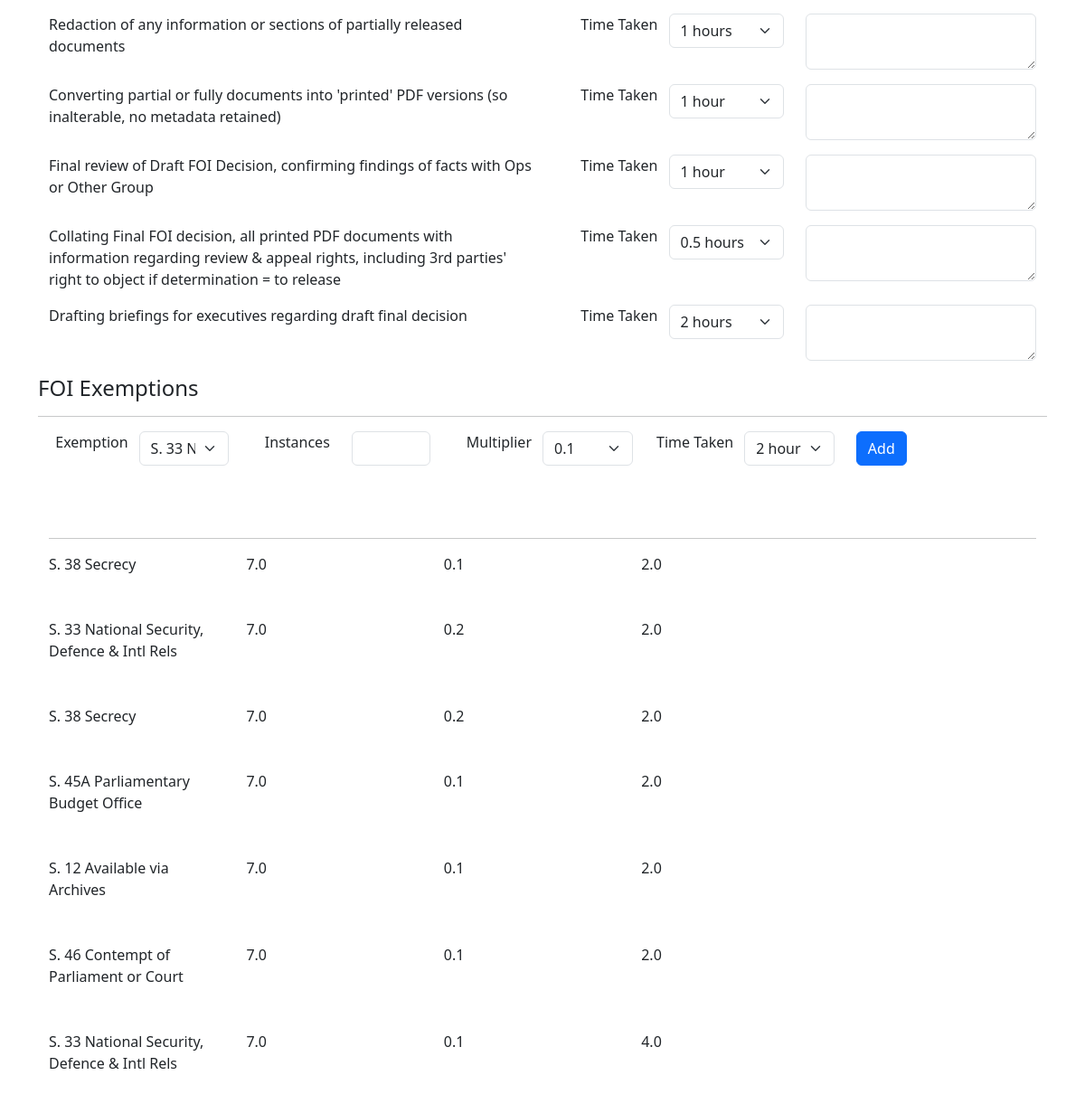
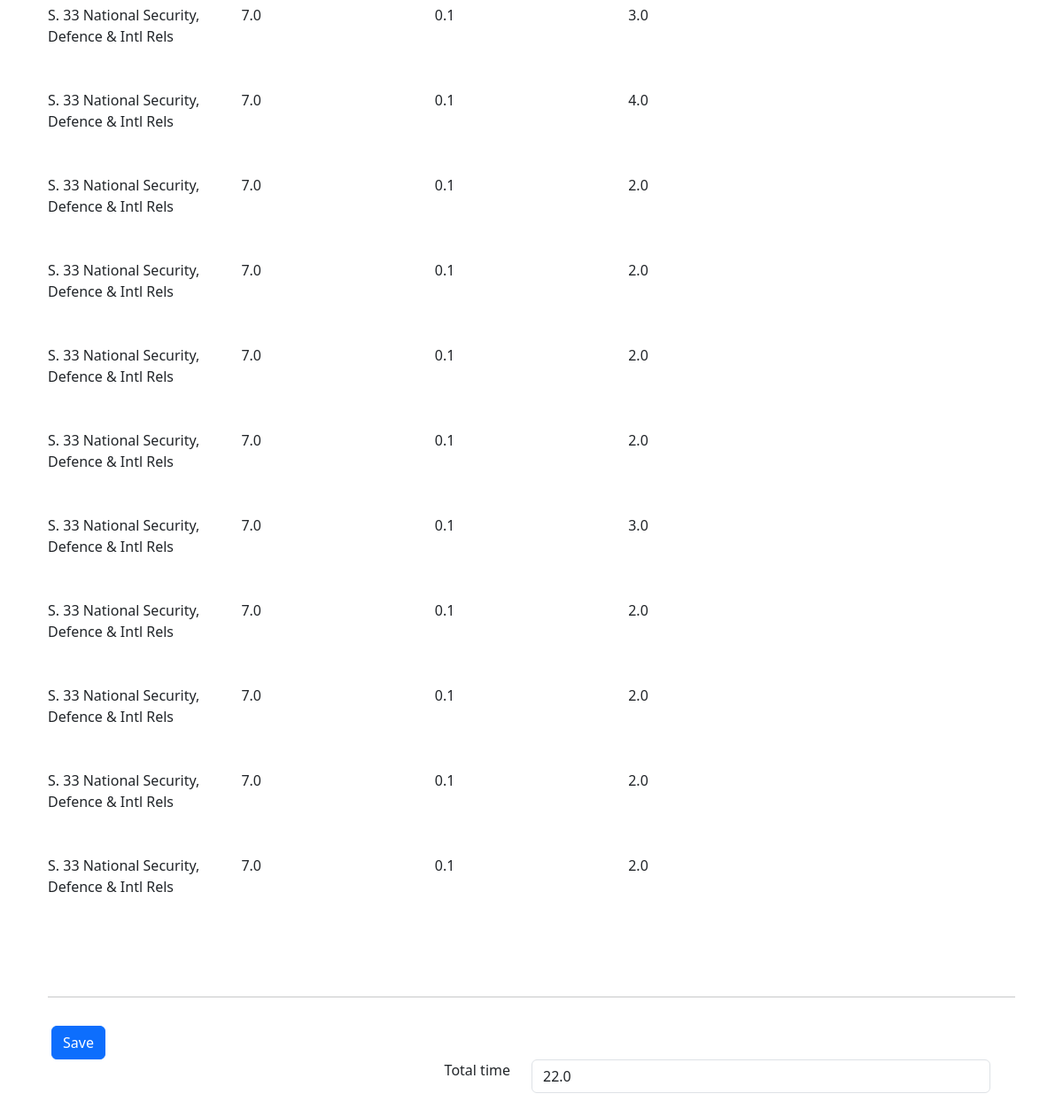
The page /edit_survey/9 (signed in, lower part) on the database as committed earlier (2 pictures, top to bottom).
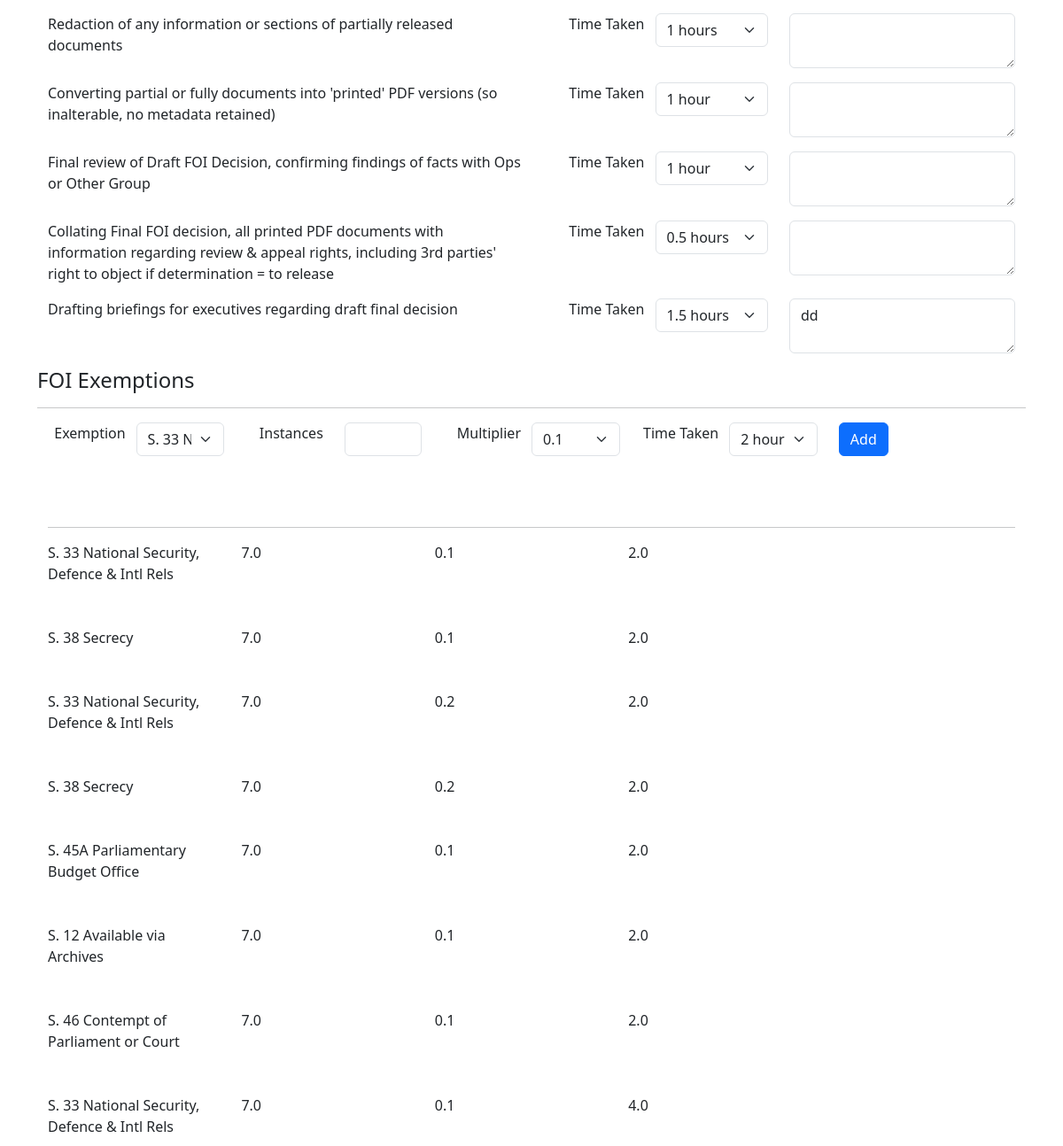
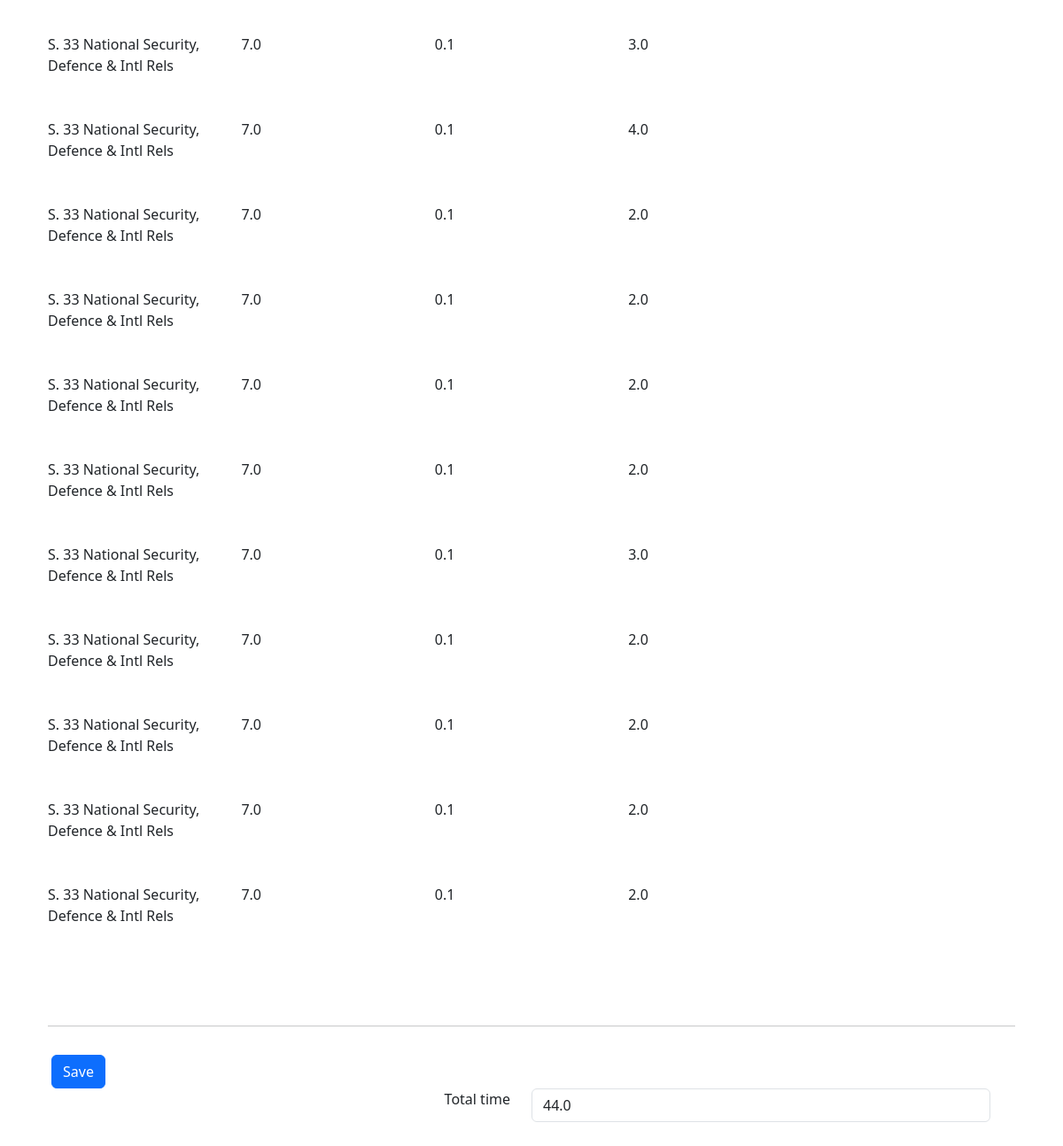
The same page on the database as committed later (2 pictures, top to bottom).
### app/models.py (models this page shows, shortened)
class Survey(db.Model):
    id: so.Mapped[int] = so.mapped_column(primary_key=True, autoincrement=True)
    timestamp: so.Mapped[datetime] = so.mapped_column(
        index=True, default=lambda: datetime.now(timezone.utc))
    user_id: so.Mapped[int] = so.mapped_column(sa.ForeignKey(User.id),
                                               index=True)
    author: so.Mapped[User] = so.relationship(back_populates='surveys')
    survey_name: so.Mapped[str] = so.mapped_column(sa.String(140), nullable=False, default="Untitled Survey")
    exemptions: so.WriteOnlyMapped['Exemption'] = so.relationship(
        back_populates='author')
    field1: so.Mapped[float] = so.mapped_column(sa.Float,nullable=True)
    comment1: so.Mapped[str] = so.mapped_column(sa.String(140), nullable=True)
    field2: so.Mapped[float] = so.mapped_column(sa.Float,nullable=True)
    comment2: so.Mapped[str] = so.mapped_column(sa.String(140),nullable=True)
    field3: so.Mapped[float] = so.mapped_column(sa.Float,nullable=True)
    comment3: so.Mapped[str] = so.mapped_column(sa.String(140),nullable=True)
    field4: so.Mapped[float] = so.mapped_column(sa.Float,nullable=True)
    comment4: so.Mapped[str] = so.mapped_column(sa.String(140),nullable=True)
    field5: so.Mapped[float] = so.mapped_column(sa.Float,nullable=True)
    comment5: so.Mapped[str] = so.mapped_column(sa.String(140),nullable=True)
    field6: so.Mapped[float] = so.mapped_column(sa.Float,nullable=True)
    comment6: so.Mapped[str] = so.mapped_column(sa.String(140),nullable=True)
    field7: so.Mapped[float] = so.mapped_column(sa.Float,nullable=True)
    comment7: so.Mapped[str] = so.mapped_column(sa.String(140),nullable=True)
    field8: so.Mapped[float] = so.mapped_column(sa.Float,nullable=True)
    comment8: so.Mapped[str] = so.mapped_column(sa.String(140),nullable=True)
    field9: so.Mapped[float] = so.mapped_column(sa.Float,nullable=True)
    comment9: so.Mapped[str] = so.mapped_column(sa.String(140),nullable=True)
    field10: so.Mapped[float] = so.mapped_column(sa.Float,nullable=True)
    comment10: so.Mapped[str] = so.mapped_column(sa.String(140),nullable=True)
    field11: so.Mapped[float] = so.mapped_column(sa.Float,nullable=True)
    field12: so.Mapped[float] = so.mapped_column(sa.Float,nullable=True)
    comment12: so.Mapped[str] = so.mapped_column(sa.String(140),nullable=True)
    field13: so.Mapped[float] = so.mapped_column(sa.Float,nullable=True)
    comment13: so.Mapped[str] = so.mapped_column(sa.String(140),nullable=True)
    field14: so.Mapped[float] = so.mapped_column(sa.Float,nullable=True)
    comment14: so.Mapped[str] = so.mapped_column(sa.String(140),nullable=True)
    field15: so.Mapped[float] = so.mapped_column(sa.Float,nullable=True)
    comment15: so.Mapped[str] = so.mapped_column(sa.String(140),nullable=True)
    field16: so.Mapped[float] = so.mapped_column(sa.Float,nullable=True)
    comment16: so.Mapped[str] = so.mapped_column(sa.String(140),nullable=True)
    field17: so.Mapped[float] = so.mapped_column(sa.Float,nullable=True)
    comment17: so.Mapped[str] = so.mapped_column(sa.String(140),nullable=True)
    field18: so.Mapped[float] = so.mapped_column(sa.Float,nullable=True)
    comment18: so.Mapped[str] = so.mapped_column(sa.String(140),nullable=True)
    field19: so.Mapped[float] = so.mapped_column(sa.Float,nullable=True)
    comment19: so.Mapped[str] = so.mapped_column(sa.String(140),nullable=True)
    result: so.Mapped[float] = so.mapped_column(sa.Float,nullable=True)
    def following_exemptions(self):
        return (
        sa.select(Exemption)
        .join(Survey, Exemption.survey_id == Survey.id)  # Fix here
        .where(Survey.id == self.id)
        .group_by(Exemption)
        .order_by(Exemption.timestamp.desc())
    )

class Exemption(db.Model):
    id: so.Mapped[int] = so.mapped_column(primary_key=True)
    exemption_name: so.Mapped[str] = so.mapped_column(sa.String(140))
    exemption_instance: so.Mapped[float] = so.mapped_column(sa.Float)
    exemption_multiplier: so.Mapped[float] = so.mapped_column(sa.Float)
    exemption_time: so.Mapped[float] = so.mapped_column(sa.Float)
    timestamp: so.Mapped[datetime] = so.mapped_column(
        index=True, default=lambda: datetime.now(timezone.utc))
    survey_id: so.Mapped[int] = so.mapped_column(sa.ForeignKey(Survey.id),
                                               index=True)
    author: so.Mapped[Survey] = so.relationship(back_populates='exemptions')

### app/routes.py (the view)
@app.route('/edit_survey/<id>', methods=['GET'])
@login_required
def edit_survey(id):
    survey = db.first_or_404(sa.select(Survey).where(Survey.id == id))
    form1 = EditSurveyForm(id)
    form2 = ExemptionForm()
    form1.survey_name.data = survey.survey_name
    form1.field1.data = survey.field1
    form1.comment1.data = survey.comment1
    form1.field2.data = survey.field2
    form1.comment2.data = survey.comment2
    form1.field3.data = survey.field3
    form1.comment3.data = survey.comment3
    form1.field4.data = survey.field4
    form1.comment4.data = survey.comment4
    form1.field5.data = survey.field5
    form1.comment5.data = survey.comment5
    form1.field6.data = survey.field6
    form1.comment6.data = survey.comment6
    form1.field7.data = survey.field7
    form1.comment7.data = survey.comment7
    form1.field8.data = survey.field8
    form1.comment8.data = survey.comment8
    form1.field9.data = survey.field9
    form1.comment9.data = survey.comment9
    form1.field10.data = survey.field10
    form1.comment10.data = survey.comment10
    form1.field11.data = survey.field11
    form1.field12.data = survey.field12
    form1.comment12.data = survey. comment12
    form1.field13.data = survey.field13
    form1.comment13.data = survey.comment13
    form1.field14.data = survey.field14
    form1.comment14.data = survey.comment14
    form1.field15.data = survey.field15
    form1.comment15.data = survey.comment15
    form1.field16.data = survey. field16
    form1.comment16.data = survey.comment16
    form1.field17.data = survey.field17
    form1.comment17.data = survey.comment17
    form1.field18.data = survey.field18
    form1.comment18.data = survey.comment18
    form1.field19.data = survey.field19
    form1.comment19.data = survey.comment19
    form1.result.data = survey.result
    exemptions = db.paginate(survey.following_exemptions(),error_out=False)
    return render_template('edit_survey.html', exemptions=exemptions.items, survey=survey,title='Edit Survey',
                           form1=form1,form2=form2)

### app/forms.py
class ExemptionForm(FlaskForm):
    exemption_name = SelectField('Exemption',
                                 choices=[("sss", "sss"), ("sss", "sss")],validators=[DataRequired()])
    exemption_instance = FloatField('Instances', validators=[DataRequired()])
    exemption_multiplier = SelectField('Multiplier', choices=[
        (0.1, 0.1),(0.2, 0.2),(0.3, 0.3),(0.4, 0.4),(0.5, 0.5),(0.6, 0.6),(0.7, 0.7),(0.8, 0.8),(0.9, 0.9)
        ],coerce=float,validators=[DataRequired()])
    exemption_time = SelectField('Time Taken', choices=[(2, "2 hours"), (3, "3 hours"),(4, "4 hours")],coerce=float,validators=[DataRequired()])
    submit_exemption = SubmitField('Add')
    def __init__(self, *args, **kwargs):
        super().__init__(*args, **kwargs)
        self.exemption_name.choices = self.load_exemptions()
    @staticmethod
    def load_exemptions():
        choices = []
        csv_file_path = os.path.join(current_app.root_path, 'static', 'dropdowns', 'exemptions.csv')
        with open(csv_file_path, mode='r') as file:
            reader = csv.reader(file)
            for row in reader:
                choices.append((row[0], row[1]))
        return choices

### app/templates/edit_survey.html (shortened to what this page needs)
{% extends "base.html" %}
{% import "form_layouts.html" as wtf %}
{% block content %}
    <form id="form1" method="post" action="{{ url_for('pass_survey', id=survey.id) }}">
        {{ wtf.survey_form(form1, id='form1') }}
    </form>
    <h4>FOI Exemptions</h4>
    <hr>
    <form id="form2" method="post" action="{{ url_for('pass_exemption', id=survey.id) }}">
        {{ wtf.exemptions_form(form2, exemptions, id='form2') }}
    </form>
    <div class="row p-3">
        <div class="col">
            <button type="submit" form="form1" class="btn btn-primary">Save</button>
        </div>
        <div class="col">
        </div>
        {{ wtf.single_col_row(form1.result)}}
    </div>
    <br>
{% endblock %}

### app/templates/form_layouts.html (shortened to what the changed rows need)
{% macro survey_field(field, autofocus) %}
        {%- if field.type == 'BooleanField' %}
              <div class="form-check mb-3">
                {{ field(class='form-check-input') }}
                {{ field.label(class='form-check-label') }}
              </div>
        {%- elif field.type == 'SelectField' %}
        <div class="row">
          <div style="text-align:right !important"class="col p-0">
            {{ field.label(class='form-label') }}
          </div>
          <div class="col">
            {{ field(class='form-select mb-3') }}
          </div>
        </div>
        {%- elif field.type == 'TextAreaField' %}
            <div class="mb-3">
              {% if autofocus %}
                {{ field(class='form-control' + (' is-invalid' if field.errors else ''), autofocus=True) }}
              {% else %}
                {{ field(class='form-control' + (' is-invalid' if field.errors else '')) }}
              {% endif %}
            </div>
        {%- elif field.type == 'StringField' %}
            <div class="mb-3">
              {% if autofocus %}
                {{ field(class='form-control' + (' is-invalid' if field.errors else ''), autofocus=True) }}
              {% else %}
                {{ field(class='form-control' + (' is-invalid' if field.errors else '')) }}
              {% endif %}
              {%- for error in field.errors %}
                <div class="invalid-feedback">{{ error }}</div>
              {%- endfor %}
            </div>
        {%- elif field.type == 'SubmitField' %}
            {{ field(class='btn btn-primary mb-3') }}
        {%- else %}
            <div class="row">
              <div class="col">
                {% if autofocus %}
                  {{ field(class='form-control' + (' is-invalid' if field.errors else ''), autofocus=True) }}
                {% else %}
                  {{ field(class='form-control' + (' is-invalid' if field.errors else '')) }}
                {% endif %}
              </div>
            </div>
        {%- endif %}
{% endmacro %}
{% macro three_col_row(middle_field, end_field) %}
    <div class="row p-0">
      <div class="col ">
            {{ survey_field(middle_field) }}
      </div>
      <div class="col ">
          {% if end_field.widget.input_type != 'hidden' -%}
            {{ survey_field(end_field) }}
          {%- endif %}
      </div>
    </div>
{% endmacro %}
{% macro single_col_row(field) %}
  <div class="row pb-5 align-items-end">
    <div class="col">
          {% if field.widget.input_type != 'hidden' -%}
            {{ survey_field(field) }}
          {%- endif %}
    </div>
  </div>
{% endmacro %}
{% macro survey_form(form1, action="", method="post", id="", novalidate=False) %}
    <form
      {%- if action != None %} action="{{ action }}"{% endif -%}
      {%- if method %} method="{{ method }}"{% endif %}
      {%- if id %} id="{{ id }}"{% endif -%}
      {%- if novalidate %} novalidate{% endif -%}>
      <div class="container">
              {{ three_col_row(form1.field15, form1.comment15)}}
              {{ three_col_row(form1.field16, form1.comment16)}}
              {{ three_col_row(form1.field17, form1.comment17)}}
              {{ three_col_row(form1.field18, form1.comment18)}}
              {{ three_col_row(form1.field19, form1.comment19)}}
      </div>
    </form>
{% endmacro %}
{% macro exemptions_form(form2,exemptions, action="", method="post", id="", novalidate=False) %}
    <form
      {%- if action != None %} action="{{ action }}"{% endif -%}
      {%- if method %} method="{{ method }}"{% endif %}
      {%- if id %} id="{{ id }}"{% endif -%}
      {%- if novalidate %} novalidate{% endif -%}>
      <div class="container">
              <div id="exemptions-list" class="row pb-5">
                      {% for exemption in exemptions %}
                        {% include '_exemption.html' %}
                      {% endfor %}
              </div>
      </div>
    </form>
{% endmacro %}

### app/templates/_exemption.html
<div class="row pb-5">
        <div class="col">
            {{ exemption.exemption_name}}
        </div>
        <div class="col">
            {{ exemption.exemption_instance}}
        </div>
        <div class="col">
            {{ exemption.exemption_multiplier}}
        </div>
        <div class="col">
            {{ exemption.exemption_time}}
        </div>
        <div class="col">
        </div>
</div>

Rows that differ between the two databases and show on the page:
changed Survey: field19 "2 hours" → "1.5 hours"; comment19 (not shown) → "dd"; result "22.0" → "44.0"
added Exemption: exemption_name "S. 33 National Security, Defence & Intl Rels", exemption_instance "7.0", exemption_multiplier "0.1", exemption_time "2.0"
